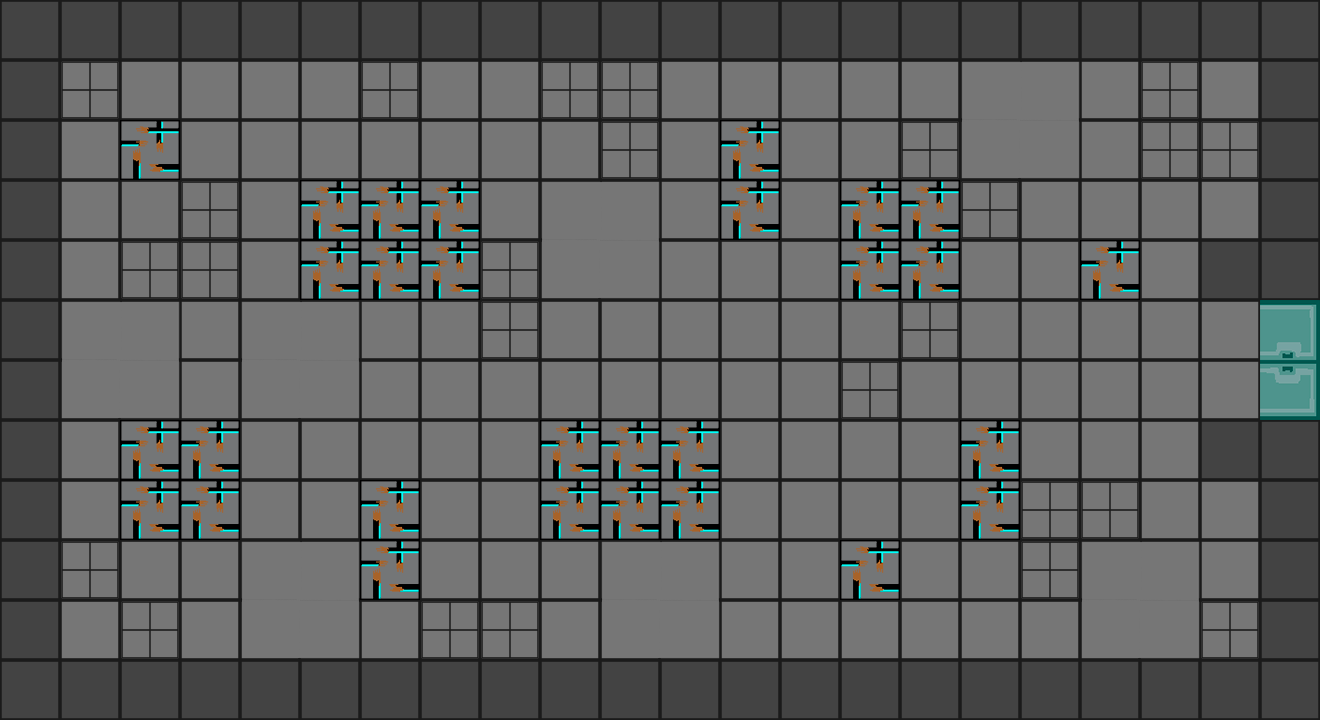

A 2D game scene composited from a Tiled map and its tileset images. What follows is a short description and the map's XML, with every tile layer's data as written:
An orthogonal 22x12 tile map with 60x60 px tiles, 1 tile layer (Capa de Patrones 1) and 20 objects.

<map version="1.2" tiledversion="1.2.2" orientation="orthogonal" renderorder="right-up" width="22" height="12" tilewidth="60" tileheight="60" infinite="0" nextlayerid="5" nextobjectid="21">
 <tileset firstgid="1" name="AssetsTiles" tilewidth="60" tileheight="60" tilecount="216" columns="18">
  <image source="AssetsTiles.png" width="1080" height="720" />
 </tileset>
 <layer id="1" name="Capa de Patrones 1" width="22" height="12">
  <data encoding="csv">
38,38,38,38,38,38,38,38,38,38,38,38,38,38,38,38,38,38,38,38,38,38,
38,93,37,37,37,37,93,37,37,93,93,37,37,37,37,37,57,58,37,93,37,38,
38,37,56,37,37,37,37,37,37,37,93,37,56,37,37,93,75,76,37,93,93,38,
38,37,37,93,37,56,56,56,37,57,58,37,56,37,56,56,93,37,37,37,37,38,
38,37,93,93,37,56,56,56,93,75,76,37,37,37,56,56,37,37,56,37,38,38,
38,57,58,37,57,58,37,37,93,37,37,37,37,37,37,93,37,37,37,37,37,2,
38,75,76,37,75,76,37,37,37,37,37,37,37,37,93,37,37,37,37,37,37,20,
38,37,56,56,37,37,37,37,37,56,56,56,37,37,37,37,56,37,37,37,38,38,
38,37,56,56,37,37,56,37,37,56,56,56,37,37,37,37,56,93,93,37,37,38,
38,93,37,37,57,58,56,37,37,37,57,58,37,37,56,37,37,93,57,58,37,38,
38,37,93,37,75,76,37,93,93,37,75,76,37,37,37,37,37,37,75,76,93,38,
38,38,38,38,38,38,38,38,38,38,38,38,38,38,38,38,38,38,38,38,38,38
</data>
 </layer>
 <objectgroup id="2" name="Paredes">
  <object id="1" x="0" y="0" width="60" height="720" />
  <object id="2" x="0" y="0" width="1320" height="60" />
  <object id="3" x="1260" y="0" width="60" height="300" />
  <object id="4" x="1200" y="240" width="60" height="60" />
  <object id="5" x="1200" y="420" width="120" height="60" />
  <object id="6" x="1260" y="420" width="60" height="300" />
  <object id="7" x="0" y="660" width="1320" height="60" />
 </objectgroup>
 <objectgroup id="3" name="Puertas">
  <object id="8" x="1260" y="300" width="60" height="120" />
 </objectgroup>
 <objectgroup id="4" name="Piso Lastima">
  <object id="9" x="120" y="120" width="60" height="60" />
  <object id="10" x="300" y="180" width="180" height="120" />
  <object id="11" x="720" y="120" width="60" height="60" />
  <object id="12" x="720" y="180" width="60" height="60" />
  <object id="13" x="840" y="180" width="120" height="120" />
  <object id="14" x="1080" y="240" width="60" height="60" />
  <object id="15" x="960" y="420" width="60" height="120" />
  <object id="16" x="840" y="540" width="60" height="60" />
  <object id="17" x="540" y="420" width="180" height="120" />
  <object id="18" x="360" y="480" width="60" height="60" />
  <object id="19" x="360" y="540" width="60" height="60" />
  <object id="20" x="120" y="420" width="120" height="120" />
 </objectgroup>
</map>
